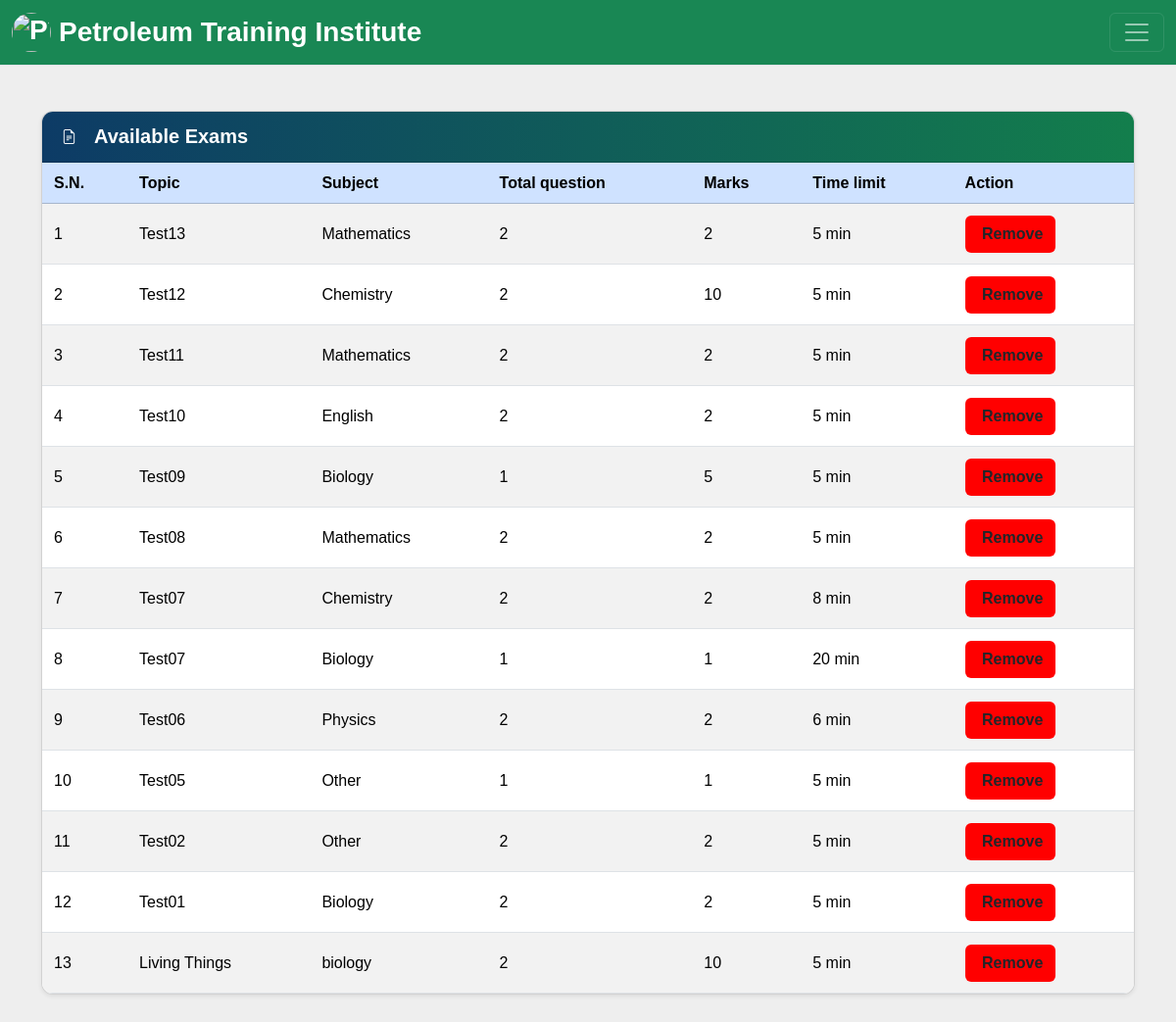
Page /dash.php?q=5 (signed in) on the committed database.
### tables this page shows
CREATE TABLE `quiz` (
  `eid` text NOT NULL,
  `title` varchar(100) NOT NULL,
  `subject` varchar(100) NOT NULL,
  `sahi` int(11) NOT NULL,
  `wrong` int(11) NOT NULL,
  `total` int(11) NOT NULL,
  `time` bigint(20) NOT NULL,
  `intro` text NOT NULL,
  `tag` varchar(100) NOT NULL,
  `date` timestamp NOT NULL DEFAULT current_timestamp() ON UPDATE current_timestamp()
);

### dash.php (the view, shortened to what this page needs)
<?php
 include_once 'dbConnection.php';
  if(!(isset($_SESSION['email']))){
header("location:index.php");
}
else
{
$name = $_SESSION['name'];;
echo '<span class="pull-right top title1" ><span class="log1"><span class="glyphicon glyphicon-user" aria-hidden="true"></span>&nbsp;&nbsp;&nbsp;&nbsp;Hello,</span> <a href="account.php" class="log log1">'.$name.'</a>&nbsp;|&nbsp;<a href="logout.php?q=account.php" class="log"><span class="glyphicon glyphicon-log-out" aria-hidden="true"></span>&nbsp;Signout</button></a></span>';
}?>
<!Doctype html>
<html lang="en">
<head>
  <link href="https://cdn.jsdelivr.net/npm/bootstrap@5.3.3/dist/css/bootstrap.min.css" rel="stylesheet">
  <link href="https://cdn.jsdelivr.net/npm/bootstrap-icons@1.11.3/font/bootstrap-icons.css" rel="stylesheet">
  <link rel="stylesheet" href="css/dash.css">
  <link rel="stylesheet" href="css/font.css">
</head>
<body  style="background:#eee;">
<header>
  <nav class="navbar navbar-dark bg-success border-bottom fixed-top">
    <div class="container-fluid">
      <a class="navbar-brand fw-bold fs-3 d-flex align-items-center gap-2" href="dash.php?q=0">
        <img src="image/PTI.jpg" alt="PTI Logo" class="rounded-circle" style="width:40px;height:40px;object-fit:cover;">
        <span class="pti-full">Petroleum Training Institute</span>
      </a>
      <button class="navbar-toggler d-1250-none" type="button" data-bs-toggle="offcanvas" data-bs-target="#sideNav" aria-controls="sideNav" aria-label="Toggle navigation">
        <span class="navbar-toggler-icon"></span>
      </button>
    </div>
  </nav>
</header>
<main class="container my-4 pt-5">
  <div class="row">
    <div class="col-12">
<?php if(@$_GET['q']==5) {
$result = mysqli_query($con,"SELECT * FROM quiz ORDER BY date DESC") or die('Error');
echo  '<div class="main-content-spaced">
        <div class="card shadow-sm mb-4">
          <div class="card-header exam-card-header bg-success text-white d-flex align-items-center">
            <i class="bi bi-file-earmark-text me-2"></i>
            <span class="fs-5 fw-bold">Available Exams</span>
          </div>
<div class="card-body p-0">
<div class="table-responsive">
<table class="table table-striped table-hover mb-0 align-middle title1">
<thead class="table-primary">
<tr>
<td><b>S.N.</b></td>
<td><b>Topic</b></td>
<td><b>Subject</b></td>
<td><b>Total question</b></td>
<td><b>Marks</b></td>
<td><b>Time limit</b></td>
<td><b>Action</b></td>
</tr>
</thead>';
$c=1;
while($row = mysqli_fetch_array($result)) {
	$title = $row['title'];
  $subject = $row['subject'];
	$total = $row['total'];
	$sahi = $row['sahi'];
    $time = $row['time'];
	$eid = $row['eid'];
	echo '<tr>
  <td>'.$c++.'</td>
  <td>'.$title.'</td>
  <td>'.$subject.'</td>
  <td>'.$total.'</td>
  <td>'.$sahi*$total.'</td>
  <td>'.$time.'&nbsp;min</td>
	<td><b><a href="update.php?q=rmquiz&eid='.$eid.'" class="pull-right btn sub1" style="margin:0px;background:red"><span class="glyphicon glyphicon-trash" aria-hidden="true"></span>&nbsp;<span class="title1"><b>Remove</b></span></a></b></td></tr>';
}
echo '</table></div></div>';
}
?>
</div>
</div></div>
</body>
</html>

### css/dash.css (style rules this page uses)
body { overflow-x: hidden; width: 100%; font: 15px "Century Gothic", "Times Roman", sans-serif; min-height: 550px; transition: padding-top 0.15s ease; }
.main-content-spaced { margin-top: 1.5rem; }
.table-responsive { margin-top: 0; }
@media (max-width: 1249px) { .d-1250-none { display:block !important; } }
.table td, .table th { padding: .72rem .75rem; }
.card.shadow-sm { border-radius: .75rem; overflow: hidden; }
.result-card-header, .exam-card-header, .history-card-header, .rank-card-header, .question-card-header, .student-card-header, .feedback-card-header, .add-exam-card-header { background: linear-gradient(90deg, #0d3b66 0%, #137e4c 100%); color: #fff; padding: 14px 20px; gap: 10px; align-items: center; }

### rows in the picture
quiz: title "Test13", subject "Mathematics", total "2", $sahi*$total "2", time "5"
quiz: title "Test12", subject "Chemistry", total "2", $sahi*$total "10", time "5"
quiz: title "Test11", subject "Mathematics", total "2", $sahi*$total "2", time "5"
quiz: title "Test10", subject "English", total "2", $sahi*$total "2", time "5"
quiz: title "Test09", subject "Biology", total "1", $sahi*$total "5", time "5"
quiz: title "Test08", subject "Mathematics", total "2", $sahi*$total "2", time "5"
quiz: title "Test07", subject "Chemistry", total "2", $sahi*$total "2", time "8"
quiz: title "Test07", subject "Biology", total "1", $sahi*$total "1", time "20"
quiz: title "Test06", subject "Physics", total "2", $sahi*$total "2", time "6"
quiz: title "Test05", subject "Other", total "1", $sahi*$total "1", time "5"
quiz: title "Test02", subject "Other", total "2", $sahi*$total "2", time "5"
quiz: title "Test01", subject "Biology", total "2", $sahi*$total "2", time "5"
quiz: title "Living Things", subject "biology", total "2", $sahi*$total "10", time "5"
